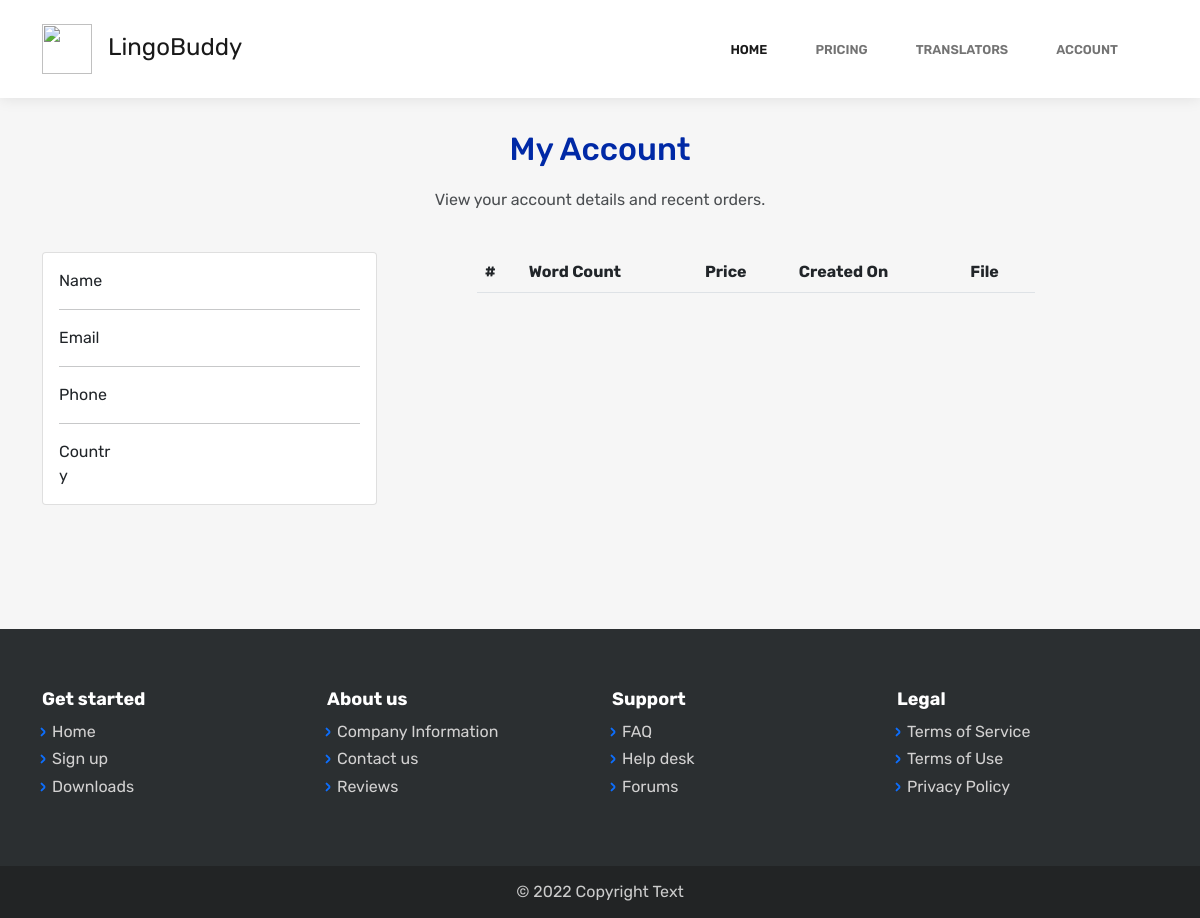
The app's page /account-view.php, older data.
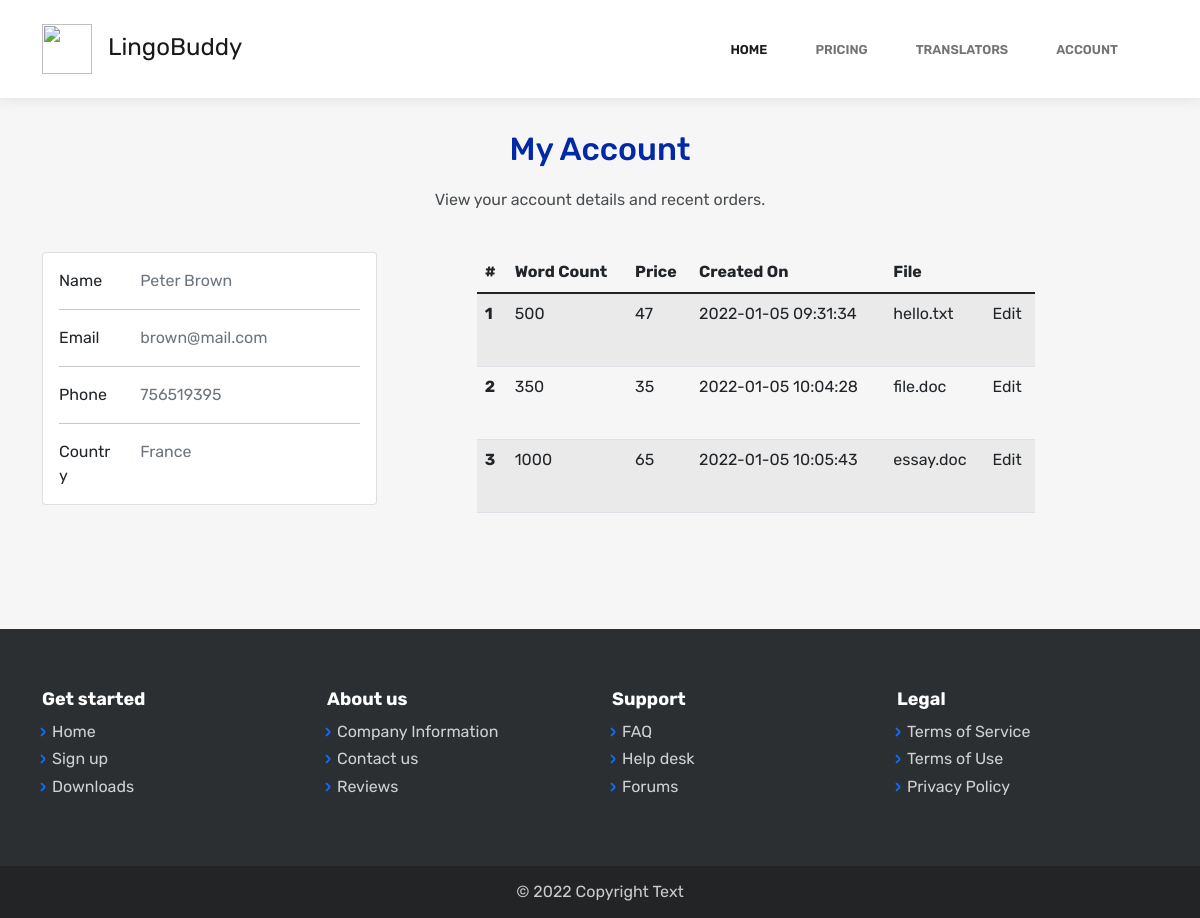
The same page, newer data.
### tables this page shows
CREATE TABLE `user` (
  `id` int(11) NOT NULL,
  `first_name` varchar(20) NOT NULL,
  `last_name` varchar(20) NOT NULL,
  `email` varchar(30) NOT NULL,
  `password` varchar(20) NOT NULL,
  `country` varchar(20) NOT NULL,
  `phone_number` int(10) NOT NULL
);

CREATE TABLE `user_order` (
  `id` int(11) NOT NULL,
  `user` int(11) NOT NULL,
  `word_count` int(11) NOT NULL,
  `file_url` varchar(250) NOT NULL,
  `created_on` datetime NOT NULL,
  `price` int(11) NOT NULL
);

### connect.php (the view, shortened to what this page needs)
<?php
function find_order($user)
{
    $mysqli = new mysqli('localhost', 'root', 'root', 'lingobuddy');
    $sql = "SELECT * FROM `user_order` WHERE `user` =" . $user . ";";
    $result = $mysqli->query($sql);
    while ($row = $result->fetch_assoc()) {
        echo '<tr>
                        <th scope="row">' . $row["id"] . '</th>
                        <td>' . $row["word_count"] . '</td>
                        <td>' . $row["price"] . '</td>
                        <td>' . $row["created_on"] . '</td>
                        <td>' . $row["file_url"] . '</td>
                        <td>Edit</td>
                    </tr>';
    }
}
function user_name($user)
{
    $mysqli = new mysqli('localhost', 'root', 'root', 'lingobuddy');
    $sql = "SELECT `first_name`, `last_name` FROM `user` WHERE `id`=" . $user . ";";
    $result = $mysqli->query($sql);
    $row = $result->fetch_assoc();
    return $row["first_name"] . " " . $row["last_name"];
}
function user_email($user)
{
    $mysqli = new mysqli('localhost', 'root', 'root', 'lingobuddy');
    $sql = "SELECT `email` FROM `user` WHERE `id`=" . $user . ";";
    $result = $mysqli->query($sql);
    $row = $result->fetch_assoc();
    return $row["email"];
}
function user_phone($user)
{
    $mysqli = new mysqli('localhost', 'root', 'root', 'lingobuddy');
    $sql = "SELECT `phone_number` FROM `user` WHERE `id`=" . $user . ";";
    $result = $mysqli->query($sql);
    $row = $result->fetch_assoc();
    return $row["phone_number"];
}
function user_country($user)
{
    $mysqli = new mysqli('localhost', 'root', 'root', 'lingobuddy');
    $sql = "SELECT `country` FROM `user` WHERE `id`=" . $user . ";";
    $result = $mysqli->query($sql);
    $row = $result->fetch_assoc();
    return $row["country"];
}

### header.php (shortened to what this page needs)
<?php include "connect.php"; ?>
<!DOCTYPE html>
<html>
<head>
    <link rel="stylesheet" href="assets/bootstrap/css/bootstrap.min.css">
    <link rel="stylesheet" href="assets/fonts/simple-line-icons.min.css">
    <link rel="stylesheet" href="https://cdnjs.cloudflare.com/ajax/libs/baguettebox.js/1.10.0/baguetteBox.min.css">
    <link rel="stylesheet" href="assets/bootstrap/css/vanilla-zoom.min.css">
    <link rel="stylesheet" href="assets/bootstrap/css/style.css">
   <body>
       <header>
           <nav class="navbar navbar-light navbar-expand-lg fixed-top bg-white clean-navbar">
               <div class="container"><a class="navbar-brand logo" href="#"><img class="img-logo" src="assets/img/language-translator.png" width="50" height="50">LingoBuddy</a>
                   <div class="collapse navbar-collapse" id="navcol-1">
                       <ul class="navbar-nav ms-auto">
                           <li class="nav-item"><a class="nav-link active" href="index.php">Home</a></li>
                           <li class="nav-item"><a class="nav-link" href="pricing.php">Pricing</a></li>
                           <li class="nav-item"><a class="nav-link" href="translators.php">Translators</a></li>
                           <li class="nav-item"><a class="nav-link" href="account.php">Account</a></li>
                       </ul>
                   </div>
               </div>
           </nav>
       </header>

### account-view.php (shortened to what this page needs)
<?php
include "header.php";
$user = $_SESSION["user"]
?>
<main class="page contact-us-page">
    <section class="clean-block clean-form dark">
        <div class="container">
            <div class="block-heading">
                <h2 class="text-info">My Account</h2>
                <p>View your account details and recent orders.</p>
            </div>
            <div class="account-container">
                <div class="card mb-4 contact-details">
                    <div class="card-body">
                        <div class="row">
                            <div class="col-sm-3">
                                <p class="mb-0">Name</p>
                            </div>
                            <div class="col-sm-9">
                                <p class="text-muted mb-0"><?php echo user_name($user) ?></p>
                            </div>
                        </div>
                        <hr>
                        <div class="row">
                            <div class="col-sm-3">
                                <p class="mb-0">Email</p>
                            </div>
                            <div class="col-sm-9">
                                <p class="text-muted mb-0"><?php echo user_email($user) ?></p>
                            </div>
                        </div>
                        <hr>
                        <div class="row">
                            <div class="col-sm-3">
                                <p class="mb-0">Phone</p>
                            </div>
                            <div class="col-sm-9">
                                <p class="text-muted mb-0"><?php echo user_phone($user) ?></p>
                            </div>
                        </div>
                        <hr>
                        <div class="row">
                            <div class="col-sm-3">
                                <p class="mb-0">Country</p>
                            </div>
                            <div class="col-sm-9">
                                <p class="text-muted mb-0"><?php echo user_country($user) ?></p>
                            </div>
                        </div>
                    </div>
                </div>
                <table class="table table-striped table-hover">
                    <thead>
                        <tr>
                            <th scope="col">#</th>
                            <th scope="col">Word Count</th>
                            <th scope="col">Price</th>
                            <th scope="col">Created On</th>
                            <th scope="col">File</th>
                        </tr>
                    </thead>
                    <tbody>
                        <?php find_order($user) ?>
                    </tbody>
                </table>
            </div>
        </div>
    </section>
</main>
<?php include "footer.php"; ?>

### footer.php (shortened to what this page needs)
<footer class="page-footer dark">
    <div class="container">
        <div class="row">
            <div class="col-sm-3">
                <h5>Get started</h5>
                <ul>
                    <li><a href="#">Home</a></li>
                    <li><a href="#">Sign up</a></li>
                    <li><a href="#">Downloads</a></li>
                </ul>
            </div>
            <div class="col-sm-3">
                <h5>About us</h5>
                <ul>
                    <li><a href="#">Company Information</a></li>
                    <li><a href="#">Contact us</a></li>
                    <li><a href="#">Reviews</a></li>
                </ul>
            </div>
            <div class="col-sm-3">
                <h5>Support</h5>
                <ul>
                    <li><a href="#">FAQ</a></li>
                    <li><a href="#">Help desk</a></li>
                    <li><a href="#">Forums</a></li>
                </ul>
            </div>
            <div class="col-sm-3">
                <h5>Legal</h5>
                <ul>
                    <li><a href="#">Terms of Service</a></li>
                    <li><a href="#">Terms of Use</a></li>
                    <li><a href="#">Privacy Policy</a></li>
                </ul>
            </div>
        </div>
    </div>
    <div class="footer-copyright">
        <p>© 2022 Copyright Text</p>
    </div>
</footer>
</body>
</html>

Row changes from the older to the newer data that the page shows:
added user: user_name($user) "Peter Brown", email "brown@mail.com", phone_number "756519395", country "France"
added user_order: id "1", word_count "500", price "47", created_on "2022-01-05 09:31:34", file_url "hello.txt"
added user_order: id "2", word_count "350", price "35", created_on "2022-01-05 10:04:28", file_url "file.doc"
added user_order: id "3", word_count "1000", price "65", created_on "2022-01-05 10:05:43", file_url "essay.doc"
